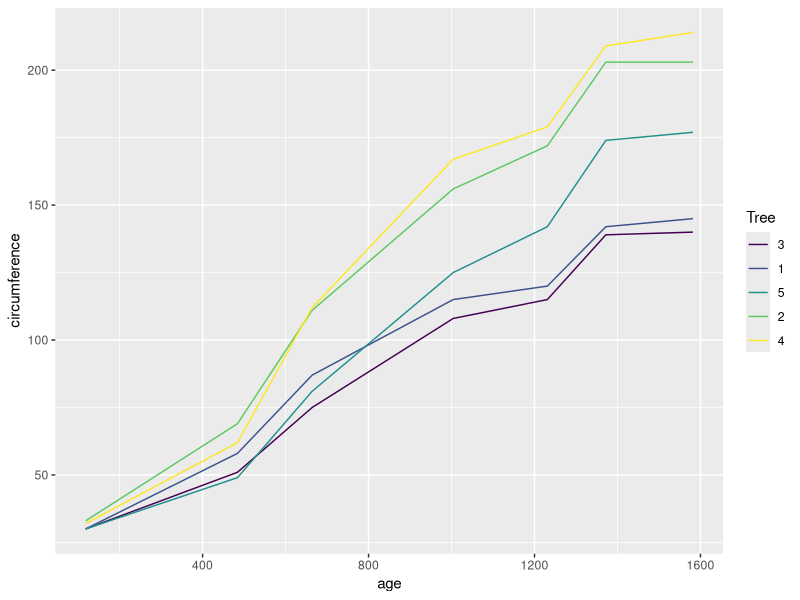
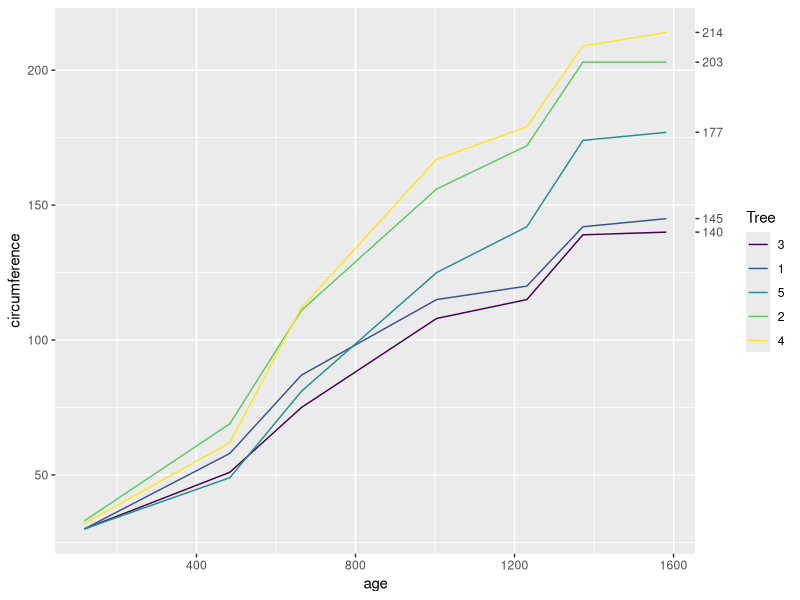
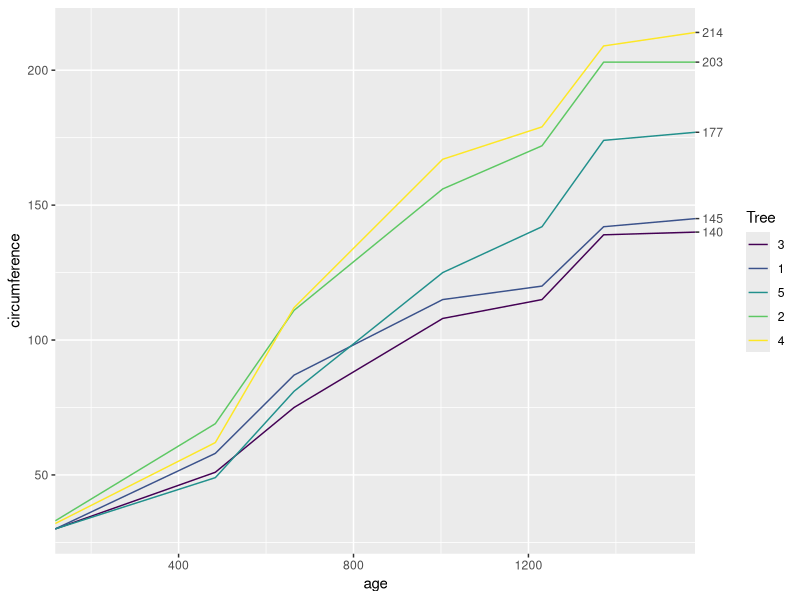
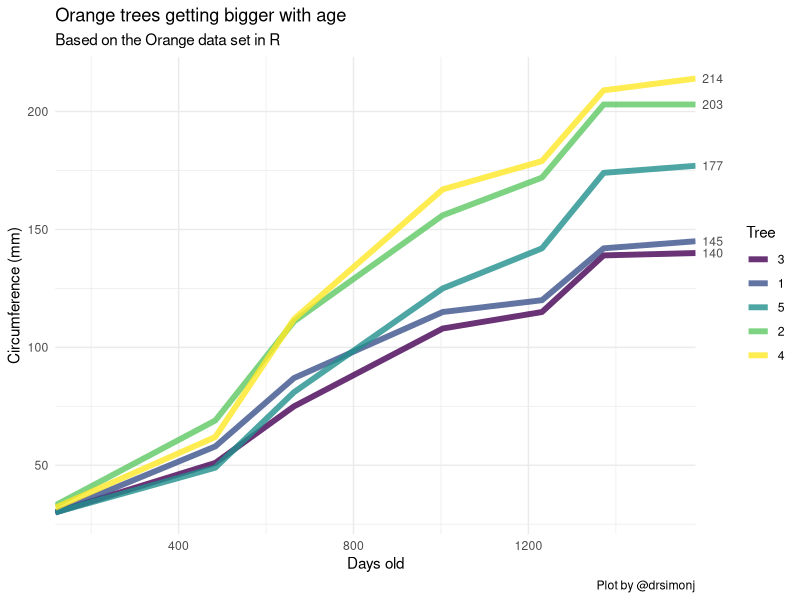

Reproduce these figures in R, in order.
## ---- chunk 1
knitr::opts_chunk$set(echo = TRUE)
library(tidyverse)
## ---- chunk 2
d <- Orange
sample_n(d, 6)

count(d, Tree)

## ---- chunk 3
# So first get a vector of the last (furthest right) values for each group:
d_ends <- d %>% 
  group_by(Tree) %>% 
  top_n(1, age) %>% 
  pull(circumference) 

d_ends 

## ---- chunk 4
ggplot(d, aes(age, circumference, color = Tree)) +
      geom_line()

## ---- chunk 5
ggplot(d, aes(age, circumference, color = Tree)) +
      geom_line() +
      scale_y_continuous(sec.axis = sec_axis(~ ., breaks = d_ends))

## ---- chunk 6
ggplot(d, aes(age, circumference, color = Tree)) +
      geom_line() +
      scale_y_continuous(sec.axis = sec_axis(~ ., breaks = d_ends)) +
      scale_x_continuous(expand = c(0, 0))

## ---- chunk 7
d %>% 
  ggplot(aes(age, circumference, color = Tree)) +
    geom_line(size = 2, alpha = .8) +
    theme_minimal() +
    scale_x_continuous(expand = c(0, 0)) +
    scale_y_continuous(sec.axis = sec_axis(~ ., breaks = d_ends)) +
    ggtitle("Orange trees getting bigger with age",
            subtitle = "Based on the Orange data set in R") +
    labs(x = "Days old", y = "Circumference (mm)", caption = "Plot by @drsimonj")

